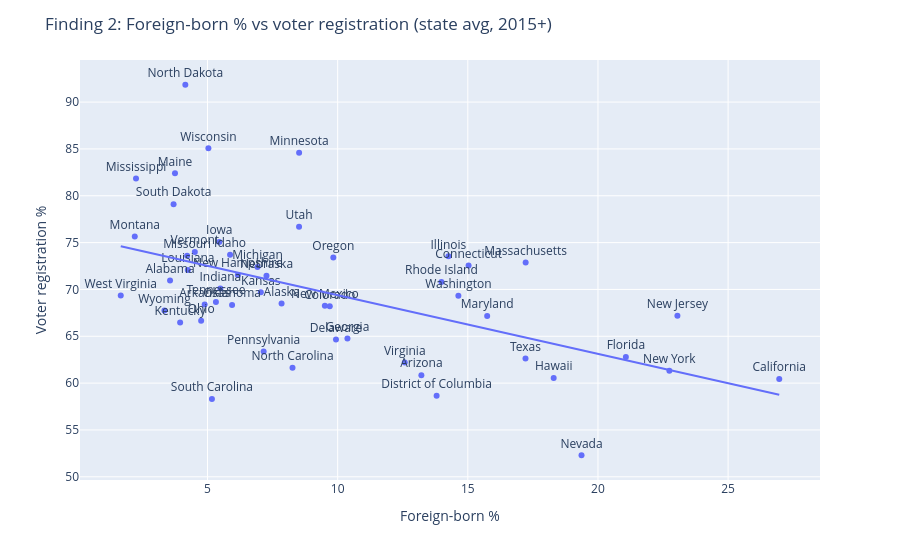

This figure's notebook cell:
### Markdown cell above
## Finding 2

## Finding 2: Immigration and voter registration move in opposite directions

At state level, higher foreign-born share is associated with *lower* voter registration (r ≈ −0.53). That doesn’t imply causation — it could reflect demographics, policy, or measurement — but it’s a striking pattern for the “dilution of voice” narrative and worth testing with controls and lag structure in future work.

### Code cell
# Finding 2: state-level foreign_born_pct vs voter_reg_total_pct (recent year)
recent = state[state["year"] >= 2015].groupby("state_name")[["foreign_born_pct", "voter_reg_total_pct"]].mean().reset_index()
fig = px.scatter(recent, x="foreign_born_pct", y="voter_reg_total_pct", text="state_name", trendline="ols")
fig.update_traces(textposition="top center")
fig.update_layout(title="Finding 2: Foreign-born % vs voter registration (state avg, 2015+)", xaxis_title="Foreign-born %", yaxis_title="Voter registration %")
fig.show()

### Figure 1 — Plotly figure (JSON) as saved in the notebook; plotly's stock layout.template omitted (floating-point values rounded to 4 significant figures)
{"data": [{"hovertemplate": "foreign_born_pct=%{x}<br>voter_reg_total_pct=%{y}<br>state_name=%{text}<extra></extra>", "legendgroup": "", "marker": {"color": "#636efa", "symbol": "circle"}, "mode": "markers+text", "name": "", "orientation": "v", "showlegend": false, "text": ["Alabama", "Alaska", "Arizona", "Arkansas", "California", "Colorado", "Connecticut", "Delaware", "District of Columbia", "Florida", "Georgia", "Hawaii", "Idaho", "Illinois", "Indiana", "Iowa", "Kansas", "Kentucky", "Louisiana", "Maine", "Maryland", "Massachusetts", "Michigan", "Minnesota", "Mississippi", "Missouri", "Montana", "Nebraska", "Nevada", "New Hampshire", "New Jersey", "New Mexico", "New York", "North Carolina", "North Dakota", "Ohio", "Oklahoma", "Oregon", "Pennsylvania", "Rhode Island", "South Carolina", "South Dakota", "Tennessee", "Texas", "Utah", "Vermont", "Virginia", "Washington", "West Virginia", "Wisconsin", "Wyoming"], "textposition": "top center", "type": "scatter", "x": [3.56, 7.845, 13.22, 4.89, 26.96, 9.696, 15.03, 9.935, 13.8, 21.07, 10.38, 18.3, 5.866, 14.26, 5.494, 5.451, 7.048, 3.947, 4.244, 3.75, 15.74, 17.22, 6.92, 8.519, 2.252, 4.216, 2.205, 7.265, 19.37, 6.166, 23.05, 9.508, 22.74, 8.265, 4.147, 4.755, 5.944, 9.832, 7.156, 13.99, 5.169, 3.696, 5.322, 17.22, 8.516, 4.513, 12.58, 14.64, 1.666, 5.034, 3.345], "xaxis": "x", "y": [70.97, 68.5, 60.85, 68.4, 60.43, 68.2, 72.57, 64.65, 58.65, 62.8, 64.77, 60.55, 73.7, 73.53, 70.1, 75.07, 69.7, 66.47, 72.07, 82.4, 67.17, 72.87, 72.4, 84.6, 81.85, 73.6, 75.65, 71.45, 52.3, 71.55, 67.2, 68.25, 61.33, 61.63, 91.85, 66.67, 68.35, 73.4, 63.37, 70.8, 58.3, 79.1, 68.67, 62.63, 76.7, 74.0, 62.2, 69.33, 69.35, 85.07, 67.75], "yaxis": "y"}, {"hovertemplate": "<b>OLS trendline</b><br>voter_reg_total_pct = -0.626691 * foreign_born_pct + 75.6497<br>R<sup>2</sup>=0.268595<br><br>foreign_born_pct=%{x}<br>voter_reg_total_pct=%{y} <b>(trend)</b><extra></extra>", "legendgroup": "", "marker": {"color": "#636efa", "symbol": "circle"}, "mode": "lines", "name": "", "showlegend": false, "textposition": "top center", "type": "scatter", "x": [1.666, 2.205, 2.252, 3.345, 3.56, 3.696, 3.75, 3.947, 4.147, 4.216, 4.244, 4.513, 4.755, 4.89, 5.034, 5.169, 5.322, 5.451, 5.494, 5.866, 5.944, 6.166, 6.92, 7.048, 7.156, 7.265, 7.845, 8.265, 8.516, 8.519, 9.508, 9.696, 9.832, 9.935, 10.38, 12.58, 13.22, 13.8, 13.99, 14.26, 14.64, 15.03, 15.74, 17.22, 17.22, 18.3, 19.37, 21.07, 22.74, 23.05, 26.96], "xaxis": "x", "y": [74.61, 74.27, 74.24, 73.55, 73.42, 73.33, 73.3, 73.18, 73.05, 73.01, 72.99, 72.82, 72.67, 72.59, 72.5, 72.41, 72.31, 72.23, 72.21, 71.97, 71.92, 71.79, 71.31, 71.23, 71.16, 71.1, 70.73, 70.47, 70.31, 70.31, 69.69, 69.57, 69.49, 69.42, 69.15, 67.77, 67.37, 67.0, 66.88, 66.72, 66.48, 66.23, 65.78, 64.86, 64.86, 64.18, 63.51, 62.44, 61.4, 61.2, 58.75], "yaxis": "y"}], "layout": {"legend": {"tracegroupgap": 0}, "margin": {"t": 60}, "title": {"text": "Finding 2: Foreign-born % vs voter registration (state avg, 2015+)"}, "xaxis": {"anchor": "y", "domain": [0.0, 1.0], "title": {"text": "Foreign-born %"}}, "yaxis": {"anchor": "x", "domain": [0.0, 1.0], "title": {"text": "Voter registration %"}}}}
